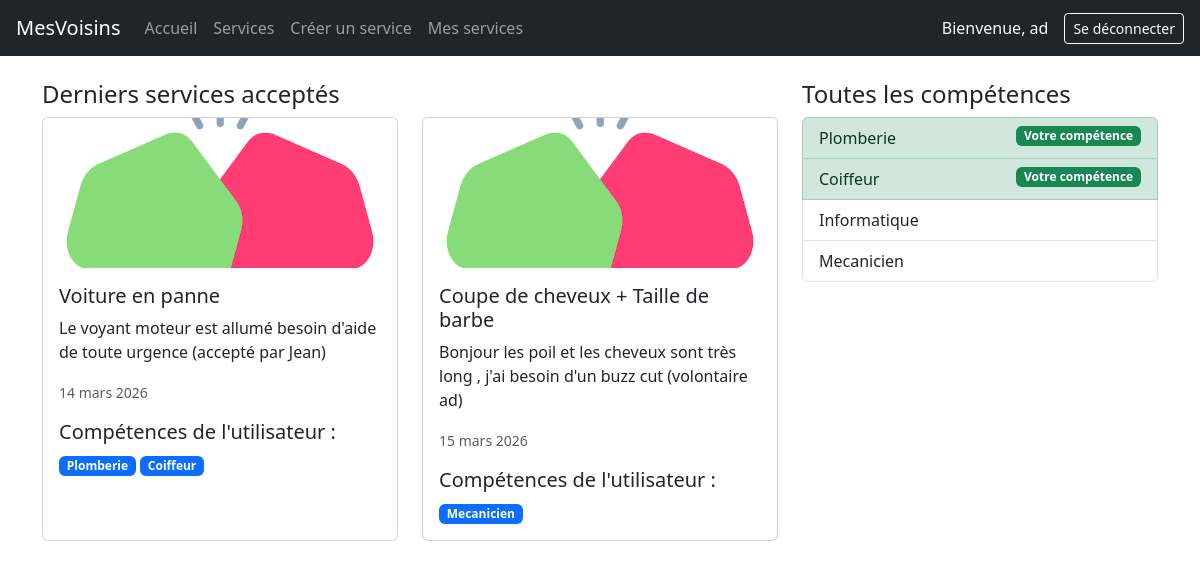
The app's page /app/ (signed in) with its own data.
### app/models.py (models this page shows, shortened)
class Service(models.Model):
    title = models.CharField(max_length=100)
    description = models.TextField()
    skill = models.ForeignKey(Skill, on_delete=models.CASCADE)
    creator = models.ForeignKey('auth.User', on_delete=models.CASCADE, related_name='services_crees')
    volunteer = models.ForeignKey('auth.User', null=True, blank=True, on_delete=models.SET_NULL, related_name='volunteer')
    date = models.DateField()
    created_at = models.DateTimeField(auto_now_add=True)

class UserSkill(models.Model):
    user = models.ForeignKey('auth.User', on_delete=models.CASCADE)
    skill = models.ForeignKey(Skill, on_delete=models.CASCADE)

class Skill(models.Model):
    name = models.CharField(max_length=100)
    category = models.ForeignKey('Category',null=True, blank=True, on_delete=models.CASCADE)

### app/views.py (the view)
# urls.py: path("", views.home, name="home"),
def home(request):
    last_services_accepted = Service.objects.filter(volunteer__isnull=False)[:10]
    all_skill = Skill.objects.all()
    if request.user.is_authenticated:
        user_skill = request.user.userskill_set.values_list('skill__name', flat=True)
    else:
        user_skill = []
    context = {"last_services": last_services_accepted, "all_skill": all_skill, "user_skill": user_skill}
    return render(request, 'home.html', context)

### app/templates/home.html
{% extends 'base.html' %}
{% load static %}
{% block content %}
<div class="container mt-4">
  <div class="row">
    <div class="col-md-8">
      <h4>Derniers services acceptés</h4>
      <div class="row">
        {% for service in last_services %}
        <div class="col-md-6 mb-3">
          <div class="card h-100">
            <img src="{% static 'app/images/img.png' %}" class="card-img-top" alt="logo" style="max-height: 150px; object-fit: cover;">
            <div class="card-body">
              <h5 class="card-title">{{ service.title }}</h5>
              <p class="card-text">{{ service.description }}</p>
              <p class="card-text"><small class="text-muted">{{ service.date }}</small></p>
              <h5>Compétences de l'utilisateur :</h5>
              {% for skill in service.creator.userskill_set.all %}
              <span class="badge bg-primary">{{ skill.skill.name }}</span>
              {% endfor %}
            </div>
          </div>
        </div>
        {% endfor %}
      </div>
    </div>
    <div class="col-md-4">
      <h4>Toutes les compétences</h4>
      <ul class="list-group">
        {% if user.is_authenticated %}
          {% for skill in all_skill %}
            {% if skill.name in user_skill %}
              <li class="list-group-item list-group-item-success">{{ skill.name }} <span class="badge bg-success float-end">Votre compétence</span></li>
            {% else %}
              <li class="list-group-item">{{ skill.name }}</li>
            {% endif %}
          {% endfor %}
        {% else %}
          {% for skill in all_skill %}
            <li class="list-group-item">{{ skill.name }}</li>
          {% endfor %}
        {% endif %}
      </ul>
    </div>
  </div>
</div>
{% endblock %}

### templates/base.html (shortened to what this page needs)
{% load django_bootstrap5 %}
<!doctype html>
<html lang="fr">
  <head>    <meta charset="UTF-8" />
    {% load django_bootstrap5 %}
    {% bootstrap_css %}
</head>
  <body>
    <header>
      <nav class="navbar navbar-expand-lg navbar-dark bg-dark px-3">
      <a class="navbar-brand" href="{% url 'app:home' %}">MesVoisins</a>
      <div class="collapse navbar-collapse">
        <ul class="navbar-nav me-auto">
          <li class="nav-item">
            <a class="nav-link" href="{% url 'app:home' %}">Accueil</a>
          </li>
          {% if user.is_authenticated %}
          <li class="nav-item">
            <a class="nav-link" href="{% url 'app:services' %}">Services</a>
          </li>
          <li class="nav-item">
            <a class="nav-link" href="{% url 'app:create_service' %}">Créer un service</a>
          </li>
          <li class="nav-item">
            <a class="nav-link" href="{% url 'app:my_services' %}">Mes services</a>
          </li>
          {% endif %}
        </ul>
        <ul class="navbar-nav ms-auto align-items-center">
          {% if user.is_authenticated %}
          <li class="nav-item">
            <span class="navbar-text text-light me-3">Bienvenue, {{ user.username }}</span>
          </li>
          <li class="nav-item">
            <form method="post" action="{% url 'logout' %}">
              <button type="submit" class="btn btn-outline-light btn-sm">Se déconnecter</button>
            </form>
          </li>
          {% else %}
          <li class="nav-item">
            <a class="btn btn-outline-light btn-sm" href="{% url 'login' %}">Connexion</a>
          </li>
          {% endif %}
        </ul>
      </div>
    </nav>
    </header>
    <main>{% block content %}{% endblock %}</main>
  </body>
</html>

### records on screen
Service: title "Voiture en panne", description "Le voyant moteur est allumé besoin d'aide de toute urgence (accepté par Jean)", date "14 mars 2026"
UserSkill: skill.name "Plomberie"
UserSkill: skill.name "Coiffeur"
Service: title "Coupe de cheveux + Taille de barbe", description "Bonjour les poil et les cheveux sont très long , j'ai besoin d'un buzz cut (volontaire ad)", date "15 mars 2026"
UserSkill: skill.name "Mecanicien"
Skill: name "Plomberie"
Skill: name "Coiffeur"
Skill: name "Informatique"
Skill: name "Mecanicien"

### other values on screen
{{ user.username }} "ad"
